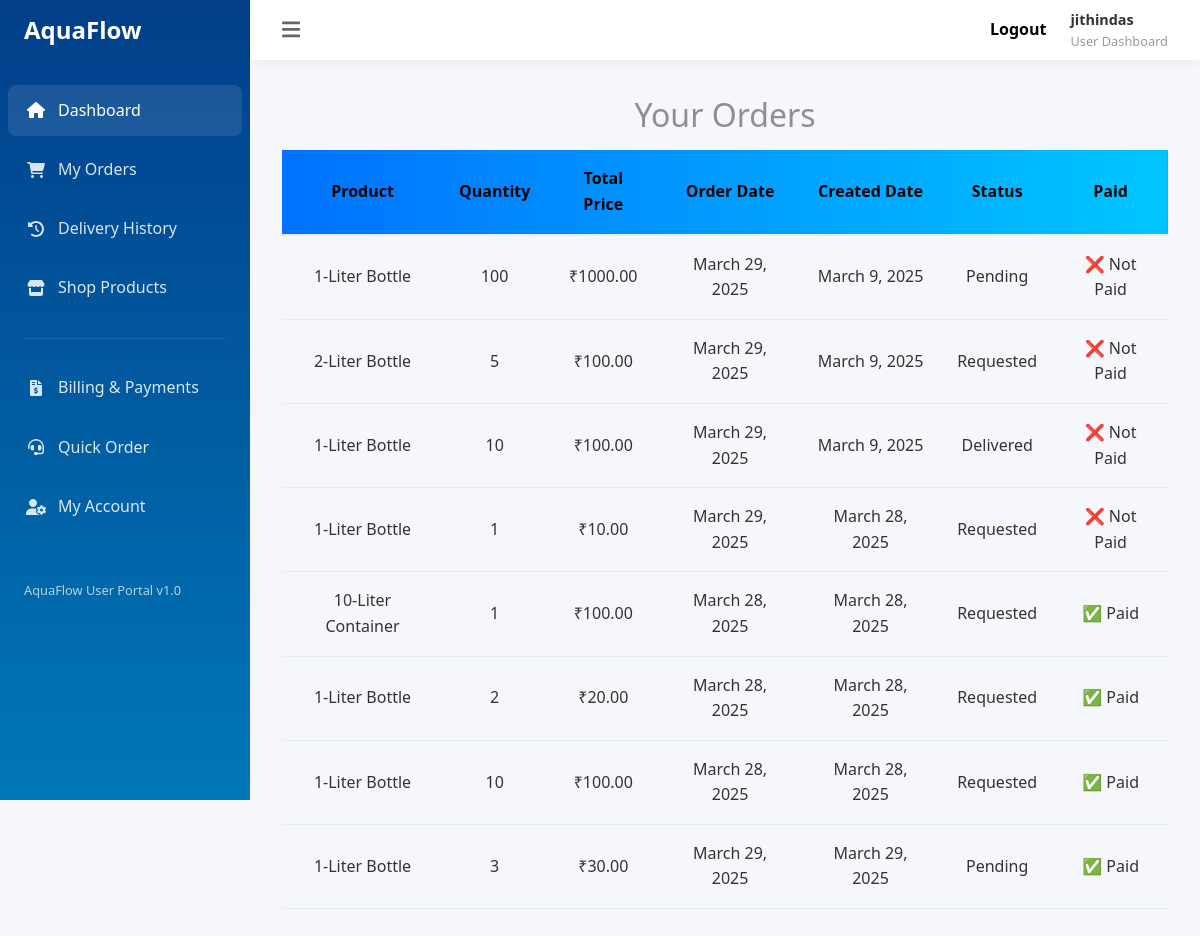
Screenshot of /bill_order/ (signed in) with the database file from the repository.
### app/models.py (models this page shows, shortened)
class Order(models.Model):
    STATUS_CHOICES = (
        ('Requested', 'Requested'),
        ('Pending', 'Pending'),
        ('Delivered', 'Delivered'),
        ('Cancelled', 'Cancelled'),
    )
    customer = models.ForeignKey(User, on_delete=models.CASCADE)
    product = models.ForeignKey(Product, on_delete=models.CASCADE)
    quantity = models.PositiveIntegerField()
    total_price = models.DecimalField(max_digits=10, decimal_places=2, blank=True, null=True)
    order_date = models.DateField()
    created_date=models.DateField(auto_now_add=True,null=True,blank=True)
    razorpay_order_id = models.CharField(max_length=100, blank=True, null=True)
    razorpay_payment_id = models.CharField(max_length=100, blank=True, null=True)
    razorpay_signature = models.CharField(max_length=100, blank=True, null=True)
    is_paid = models.BooleanField(default=False)
    status = models.CharField(
        max_length=20,
        choices=STATUS_CHOICES,
        default='Requested',
    )

class Product(models.Model):
    size = models.CharField(max_length=100)
    price = models.DecimalField(max_digits=10, decimal_places=2)
    description = models.TextField(null=True,blank=True)

### app/views.py (the view)
# urls.py: path('bill_order/', Bill_Order_View.as_view(), name='bill_order'),
class Bill_Order_View(View):
    def get(self, request, *args, **kwargs):
        data=Order.objects.filter(customer=request.user)
        return render(request,'bill_order.html',{'data':data})

### app/templates/bill_order.html (shortened to what this page needs)
{% extends 'user.html' %}
{% block content %}
<h2 class="my-3 text_h">Your Orders</h2>
<table >
    <thead class="table_head">
        <tr>
            <th>Product</th>
            <th>Quantity</th>
            <th>Total Price</th>
            <th>Order Date</th>
            <th>Created Date</th>
            <th>Status</th>
            <th>Paid</th>
        </tr>
    </thead>
    <tbody>
        {% for order in data %}
        <tr>
            <td>{{ order.product.size }}</td>
            <td>{{ order.quantity }}</td>
            <td>₹{{ order.total_price }}</td>
            <td>{{ order.order_date }}</td>
            <td>{{ order.created_date }}</td>
            <td>{{ order.status }}</td>
            <td>{% if order.is_paid %}✅ Paid{% else %}❌ Not Paid{% endif %}</td>
        </tr>
        {% empty %}
        <tr>
            <td colspan="8">No orders found.</td>
        </tr>
        {% endfor %}
    </tbody>
</table>
{% endblock %}

### app/templates/user.html (shortened to what this page needs)
<!DOCTYPE html>
<html lang="en">
<head>
    <link href="https://cdn.jsdelivr.net/npm/bootstrap@5.3.3/dist/css/bootstrap.min.css" rel="stylesheet"
>
    <link rel="stylesheet" href="https://cdn.jsdelivr.net/npm/bootstrap-icons@1.11.3/font/bootstrap-icons.min.css">
<link href="https://cdn.jsdelivr.net/npm/bootstrap@5.3.0/dist/css/bootstrap.min.css" rel="stylesheet">
</head>
<body>
    <aside class="sidebar">
        <div class="sidebar-header">
            <a class="sidebar_a" href="{% url 'home' %}">
                <h1>AquaFlow</h1>
            </a>
        </div>
        <ul class="sidebar-menu">
            <li class="menu-item active">
                <a href="{% url 'user' %}" class="menu-link">
                    <span class="menu-icon"><i class="fas fa-home"></i></span>
                    Dashboard
                </a>
            </li>
            <li class="menu-item">
                <a href="{% url 'order_add' %}" class="menu-link">
                    <span class="menu-icon"><i class="fas fa-shopping-cart"></i></span>
                    My Orders
                </a>
            </li>
            <li class="menu-item">
                <a href="{% url 'history' %}" class="menu-link">
                    <span class="menu-icon"><i class="fas fa-history"></i></span>
                    Delivery History
                </a>
            </li>
            <li class="menu-item">
                <a href="{% url 'shop_product' %}" class="menu-link">
                    <span class="menu-icon"><i class="fas fa-store"></i></span>
                    Shop Products
                </a>
            </li>
            <div class="divider"></div>
            <li class="menu-item">
                <a href="{% url 'user_billing' %}" class="menu-link">
                    <span class="menu-icon"><i class="fas fa-file-invoice-dollar"></i></span>
                    Billing & Payments
                </a>
            </li>
            <li class="menu-item">
                <a href="{% url 'quick_order' %}" class="menu-link">
                    <span class="menu-icon"><i class="fas fa-headset"></i></span>
                    Quick Order
                </a>
            </li>
            <li class="menu-item">
                {% if user.is_authenticated %}
                <a href="{% url 'profile' request.user.id%}" class="menu-link">
                    <span class="menu-icon"><i class="fas fa-user-cog"></i></span>
                    My Account
                </a>
                {% else %}
                <a href="{% url 'login' %}" class="menu-link">
                    <span class="menu-icon"><i class="fas fa-user-cog"></i></span>
                    My Account
                </a>
                {% endif %}
            </li>
        </ul>
        <div class="sidebar-footer">
            <p>AquaFlow User Portal v1.0</p>
        </div>
    </aside>
    <div class="main-content">
        <header class="header">
            <button class="toggle-sidebar">
                <i class="fas fa-bars"></i>
            </button>
            <div class="header-right">
                <div class="user-profile">
                    <div class="user-info">
                        <a class="me-4 user_a" href="{% url 'logout' %}"><b>Logout</b></a>
                    </div>
                    <div class="user-info">
                        <span class="user-name">{{request.user}}</span>
                        <span class="user-role">User Dashboard</span>
                    </div>
                </div>
            </div>
        </header>
        <main class="dashboard-content">
            {% block content %}{% endblock %}
        </main>
    </div>

### app/templates/user.html (style rules this page uses)
:root { --primary-color: #0077b6; --secondary-color: #90e0ef; --accent-color: #00b4d8; --light-color: #caf0f8; --dark-color: #023e8a; --success-color: #28a745; --warning-color: #ffc107; --danger-color: #dc3545; --gray-light: #f8f9fa; --gray-medium: #e9ecef; --gray-dark: #343a40; --sidebar-width: 250px; --header-height: 60px; }
* { margin: 0; padding: 0; box-sizing: border-box; font-family: 'Segoe UI', Tahoma, Geneva, Verdana, sans-serif; }
body { background-color: #f5f7fb; color: #333; line-height: 1.6; display: flex; min-height: 100vh; }
.sidebar { width: var(--sidebar-width); background: linear-gradient(to bottom, var(--dark-color), var(--primary-color)); height: 100vh; position: fixed; left: 0; top: 0; color: white; padding: 1rem 0; z-index: 100; transition: all 0.3s ease; overflow-y: auto; }
.sidebar-header { display: flex; align-items: center; padding: 0 1.5rem; margin-bottom: 2rem; }
.sidebar-header h1 { font-size: 1.5rem; font-weight: 600; }
.sidebar-menu { list-style: none; padding: 0 0.5rem; }
.menu-item { margin-bottom: 0.5rem; border-radius: 8px; transition: all 0.3s ease; }
.menu-item.active { background-color: rgba(255, 255, 255, 0.1); }
.menu-link { color: rgba(255, 255, 255, 0.85); text-decoration: none; display: flex; align-items: center; padding: 0.8rem 1rem; border-radius: 8px; transition: all 0.3s ease; }
.menu-link:hover, .menu-item.active .menu-link { color: white; }
.menu-icon { width: 24px; margin-right: 10px; display: inline-flex; justify-content: center; }
.divider { height: 1px; background-color: rgba(255, 255, 255, 0.1); margin: 1.5rem 1rem; }
.sidebar-footer { padding: 1rem 1.5rem; font-size: 0.8rem; color: rgba(255, 255, 255, 0.7); margin-top: 2rem; }
.main-content { flex: 1; margin-left: var(--sidebar-width); position: relative; }
.header { height: var(--header-height); background-color: white; display: flex; justify-content: space-between; align-items: center; padding: 0 2rem; box-shadow: 0 2px 10px rgba(0, 0, 0, 0.05); position: fixed; top: 0; right: 0; left: var(--sidebar-width); z-index: 99; }
.toggle-sidebar { background: none; border: none; color: #666; font-size: 1.3rem; cursor: pointer; }
.header-right { display: flex; align-items: center; }
.user-profile { display: flex; align-items: center; cursor: pointer; }
.user-info { display: flex; flex-direction: column; }
.user-name { font-weight: 600; font-size: 0.9rem; }
.user-role { font-size: 0.8rem; color: #999; }
.dashboard-content { padding: calc(var(--header-height) + 20px) 2rem 2rem; }
table { width: 100%; border-collapse: collapse; }
th, td { padding: 1rem; text-align: left; }
thead { background-color: var(--gray-light); }
th { font-weight: 600; color: #666; border-bottom: 2px solid var(--gray-medium); }
td { border-bottom: 1px solid var(--gray-medium); }
.sidebar_a { text-decoration: none; color: white; }
.user_a { text-decoration: none; color: black; }

### app/templates/bill_order.html (style rules this page uses)
.table_head { background: linear-gradient(to left, #00c6ff, #0072ff); }
thead th { color: black; text-align: center; }
tbody td { text-align: center; }
.text_h { color: rgba(0, 0, 0, 0.418); text-align: center; }

### rows the page displays
Order: product.size "1-Liter Bottle", quantity "100", total_price "1000.00", order_date "March 29, 2025", created_date "March 9, 2025", status "Pending", is_paid "❌ Not Paid"
Order: product.size "2-Liter Bottle", quantity "5", total_price "100.00", order_date "March 29, 2025", created_date "March 9, 2025", status "Requested", is_paid "❌ Not Paid"
Order: product.size "1-Liter Bottle", quantity "10", total_price "100.00", order_date "March 29, 2025", created_date "March 9, 2025", status "Delivered", is_paid "❌ Not Paid"
Order: product.size "1-Liter Bottle", quantity "1", total_price "10.00", order_date "March 29, 2025", created_date "March 28, 2025", status "Requested", is_paid "❌ Not Paid"
Order: product.size "10-Liter Container", quantity "1", total_price "100.00", order_date "March 28, 2025", created_date "March 28, 2025", status "Requested", is_paid "✅ Paid"
Order: product.size "1-Liter Bottle", quantity "2", total_price "20.00", order_date "March 28, 2025", created_date "March 28, 2025", status "Requested", is_paid "✅ Paid"
Order: product.size "1-Liter Bottle", quantity "10", total_price "100.00", order_date "March 28, 2025", created_date "March 28, 2025", status "Requested", is_paid "✅ Paid"
Order: product.size "1-Liter Bottle", quantity "3", total_price "30.00", order_date "March 29, 2025", created_date "March 29, 2025", status "Pending", is_paid "✅ Paid"

### other values shown
{{ request.user }} "jithindas"
